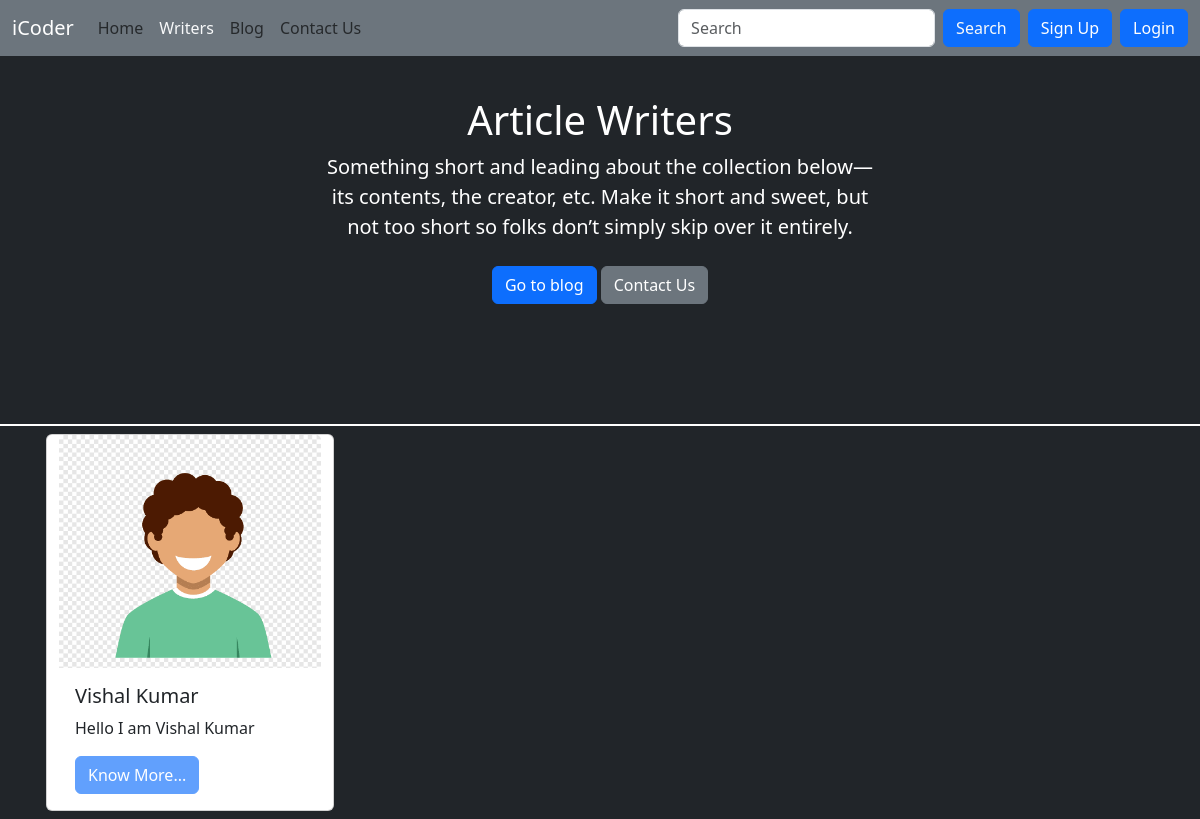
The page /writers/ on the database as committed earlier.
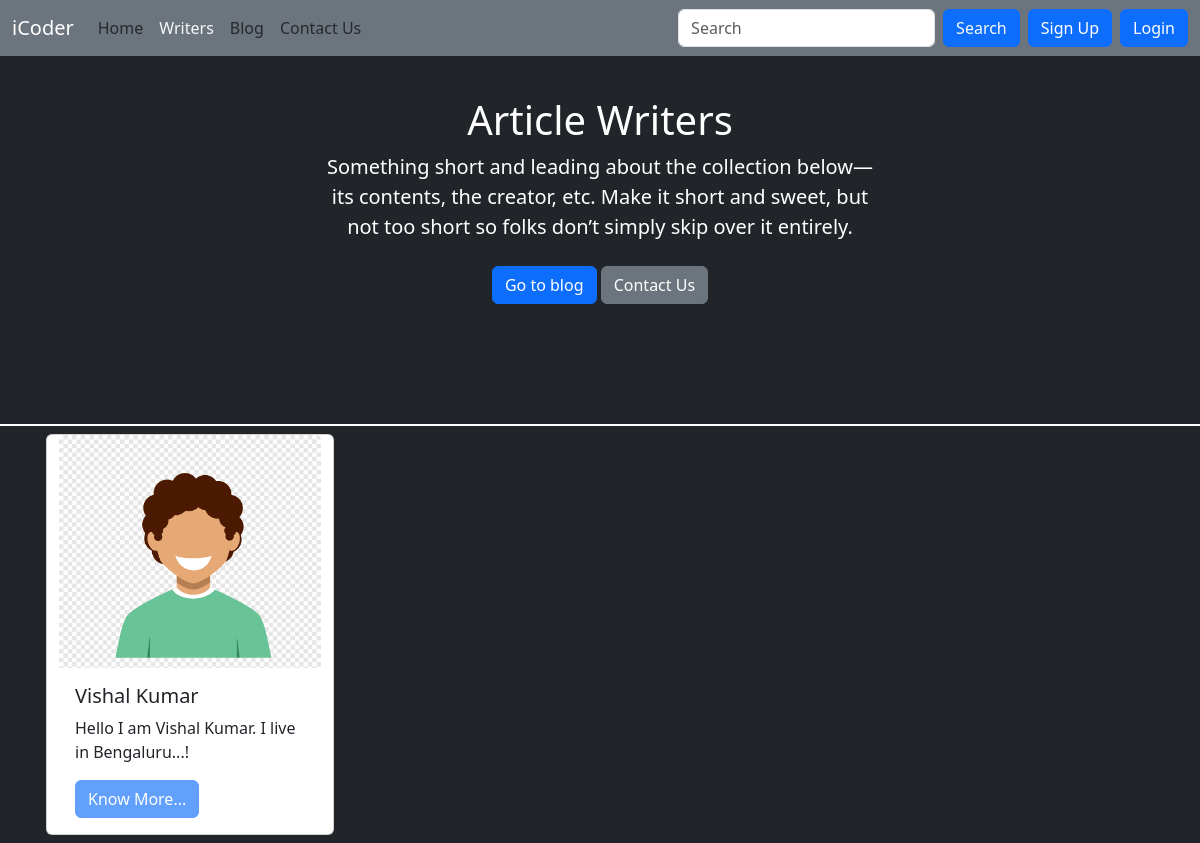
The same page on the database as committed later.
### writers/models.py (models this page shows, shortened)
class Writer(models.Model):
    sno = models.AutoField(primary_key=True)
    username = models.CharField(max_length=15)
    firstName = models.CharField(max_length=100)
    lastName = models.CharField(max_length=100)
    email = models.CharField(max_length=100)
    password = models.CharField(max_length=100)
    bio = models.CharField(max_length=1000, default="")
    userImage  = models.ImageField(upload_to='blog/user', default='blog/user/default_user.png')

### writers/views.py (the view)
# urls.py: path('writers/', include('writers.urls'))
def writers(request):
    users = Writer.objects.all()
    context = {'users' : users}
    return render(request, 'writers/writers.html', context)

### templates/writers/writers.html (shortened to what this page needs)
{% extends "base.html" %}
{% block aboutactive %} text-light {% endblock aboutactive %}
{% block body %}
<div class="bg-dark">
  <section class="py-5 text-center container">
    <div class="row py-lg-5">
      <div class="col-lg-6 col-md-8 mx-auto">
        <h1 class="fw-light text-white">Article Writers</h1>
        <p class="lead text-white">Something short and leading about the collection below—its contents, the creator,
          etc. Make it short and sweet, but not too short so folks don’t simply skip over it entirely.</p>
        <p>
          <a href="/blog" class="btn btn-primary my-2">Go to blog</a>
          <a href="/contact" class="btn btn-secondary my-2">Contact Us</a>
        </p>
      </div>
    </div>
  </section>
  <div class="border border-white w-100 h-10"></div>
  <div class="container">
    <div class="row justify-content-left">
      {% for writer in users %}
      <div class="card mx-3 my-2" style="width: 18rem;">
        <img src="/media/{{writer.userImage}}" onerror="this.src='/media/blog/user/default_user.png'" class="card-img-top" alt="...">
        <div class="card-body">
          <h5 class="card-title">{{writer.firstName}} {{writer.lastName}}</h5>
          <p class="card-text">{{writer.bio|truncatewords:10}}</p>
          {% if user.is_authenticated %}
          <a href="/writers/{{writer.firstName}}" class="btn btn-primary">Know More...</a>
          {% else %}
          <button class="btn btn-primary" disabled>Know More...</button>
          {% endif %}
        </div>
      </div>
      {% endfor %}
    </div>
  </div>
</div>
{% endblock body %}

Rows that differ between the two databases and show on the page:
changed Writer "Vishal": bio "Hello I am Vishal Kumar" → "Hello I am Vishal Kumar. I live in Bengaluru...!"
